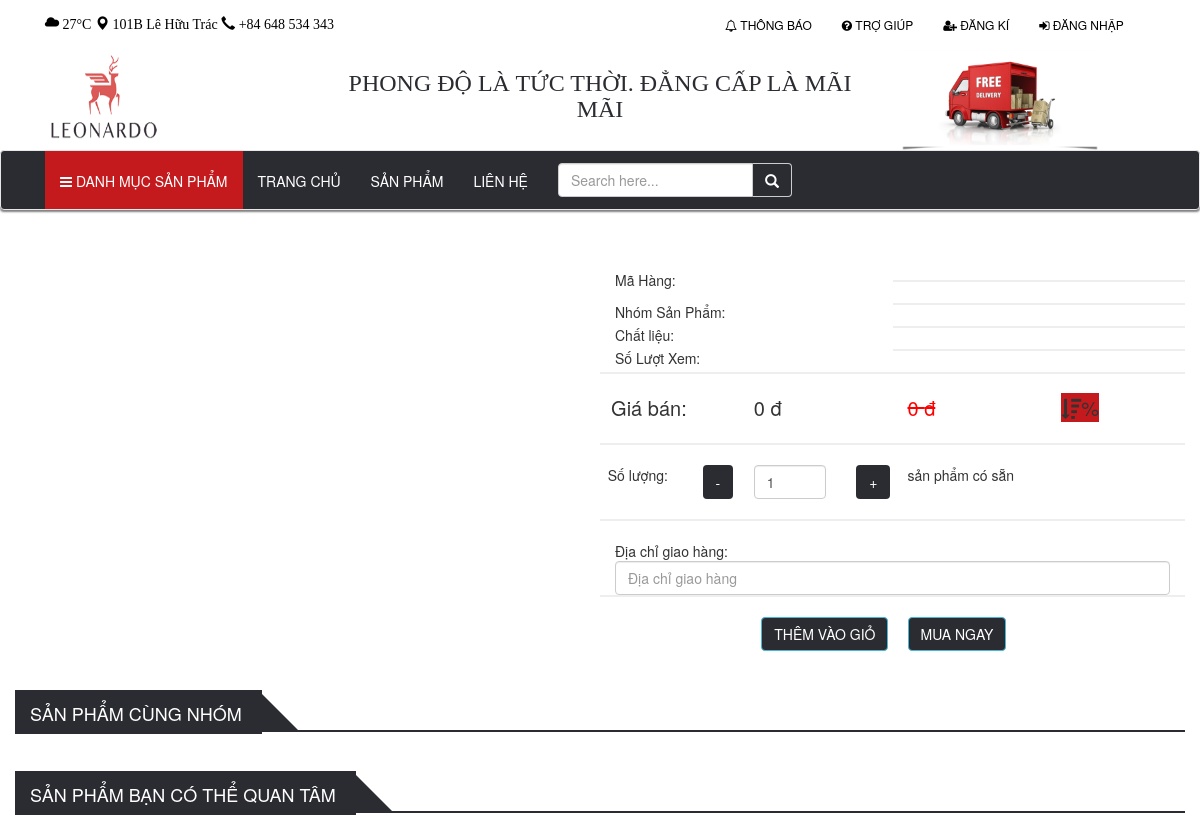
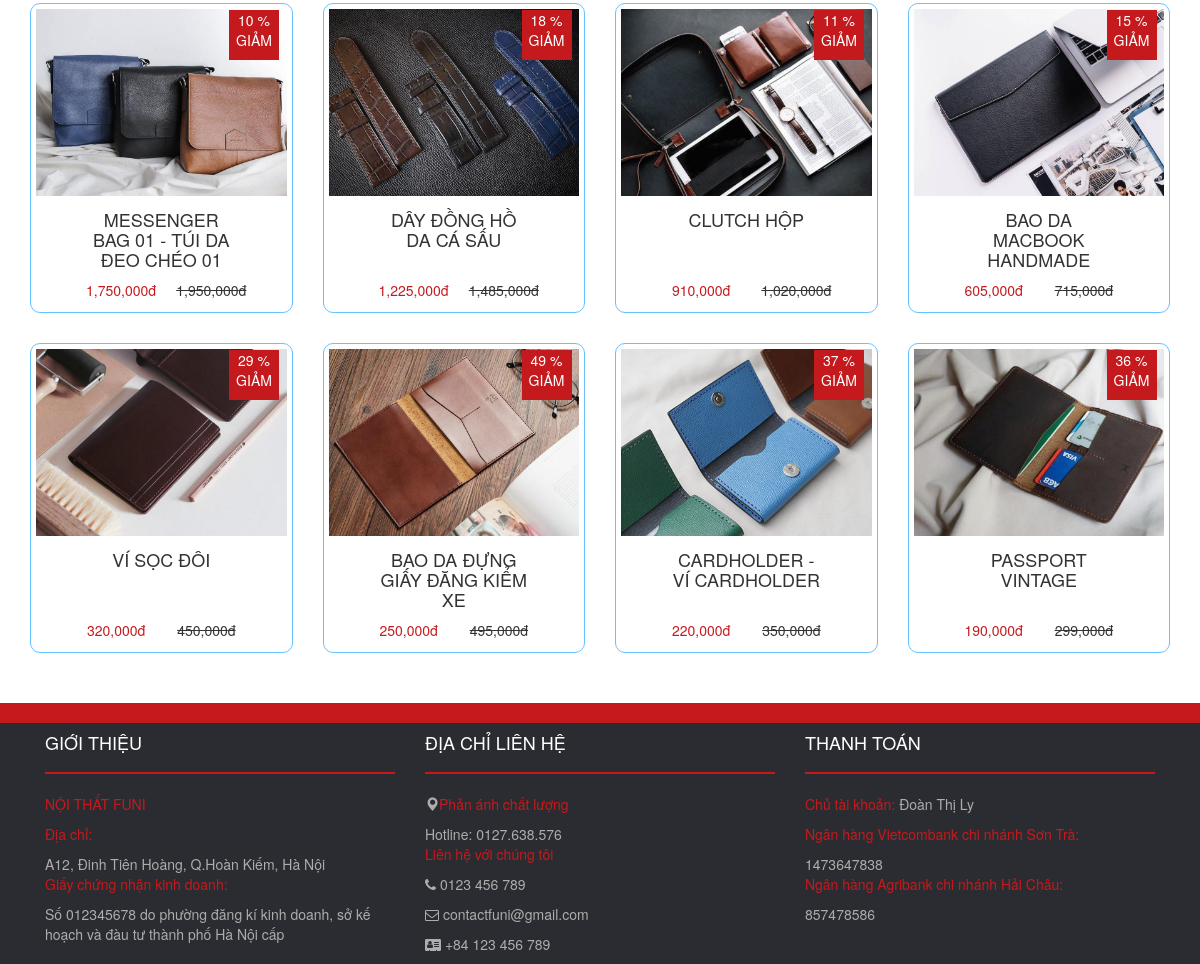
Page /productDetail.php on the committed database (2 pictures, top to bottom).
### tables this page shows
CREATE TABLE promotion(
	prod_id VARCHAR(10),
    new_price INT(11),
    date_start DATE,
    date_end DATE,
    FOREIGN KEY (prod_id) REFERENCES products (prod_id),
    PRIMARY KEY(prod_id,date_start)
);

CREATE TABLE products(
	prod_id VARCHAR(10) PRIMARY KEY,
    prod_name VARCHAR(255),
    material VARCHAR(255),
    image nVARCHAR(500),
    price_in INT(11),
    price_out INT(11),
    date_add DATE,
    quantity INT(11),
    description text,
    cate_id VARCHAR(10),
    views int(11),
    status BOOLEAN,
    delete_at date,
    FOREIGN KEY (cate_id) REFERENCES categories (cate_id)
);

### function.php (the view, shortened to what this page needs)
<?php
	class product
	{
		function showInfoProducthtml($prod_id, $name, $image, $price, $new_price){
			$show = "show";
			if ($new_price == '') {
				$show = "hidden";
				$percent = 0;
				$new_price = $price;
			} else {
				$percent = round(($price - $new_price)/($price/100), 0);
				$show = "show";
			}
			echo "
				<div class='col-lg-3 col-md-3 col-sm-6 col-xs-6'>
					<div class='product-item'>
						<div class='product-image'>
							<img src='$image'>
						</div>
						<div class='promotion text-center $show'>
							$percent %
							GIẢM
						</div>
						<div class='product-control text-center'>
							<button class='btn'>
								<a href='home.php?addProd_id=" . $prod_id . "'><i class = 'fa fa-cart-plus fa-lg' style='color: #FFF;'></i> Giỏ hàng
							</button>
							<button class='btn'>
								<a href='productDetail.php?prod_id=" . $prod_id . "'><i class = 'fa fa-eye' style='color: #FFF;'></i></a>
							</button>
						</div>
						<div class='caption text-center'>
							<div class='col-xs-12 prod_name'>
							<h4 class = 'text-uppercase'>$name</h4>
							</div>
							<div class='col-xs-6'>
							<span class='price float-left'>".number_format($new_price)."đ</span>
							</div>
							<div class='col-xs-6'>
							<s class='$show float-left'>". number_format($price). "đ</s>
							</div>
						</div>
					</div>
				</div>
			";
		}
		function showProduct($connect, $prod_id){
			if ($connect) {
				$sql = "SELECT products.prod_id, prod_name, material, image, price_in, price_out, date_add, quantity, description, cate_name, views, status, products.delete_at, new_price, date_start, date_end FROM products LEFT JOIN categories ON products.cate_id = categories.cate_id LEFT JOIN promotion ON products.prod_id = promotion.prod_id  WHERE products.prod_id = '$prod_id'";
				$result = $connect->query($sql);
				if ($result->num_rows > 0) {
					$row = $result->fetch_assoc();
					return $row;
				}
				return 0;
				}
		}
		function showProductPromotion($connect){
			if ($connect) {
				$sql = "SELECT * FROM promotion, products WHERE products.prod_id = promotion.prod_id AND products.delete_at IS NULL  ORDER BY new_price DESC LIMIT 8";
				$result = $connect->query($sql);
				if ($result->num_rows > 0) {
					while($row = $result->fetch_assoc()) {
						$info = $this->showProduct($connect, $row['prod_id']);
						$image = explode("|", $info['image']);
						$this->showInfoProducthtml($row['prod_id'], $info['prod_name'], $image[0], $info['price_out'], $info['new_price']);
					}
				}
			}
		}
	}
?>

### style.css (style rules this page uses)
.product-item { border: 1px solid #66c2ff; border-radius: 10px; padding: 5px 5px 5px 5px; height: 310px; margin-top: 30px; }
.product-item .promotion { width: 50px; height: 50px; background: #c51a1d; color: #FFFFFF; position: absolute; top: 37px; left: 214px; }
.product-control { height: 34px; margin-top: -45px; }
.product-item .product-image img { width: 100%; height: 100%; }
.caption { padding-top: 10px; padding-bottom: 10px; }
.caption .prod_name { height: 80px; }
.caption .price { color: #c51a1d; }
.caption { padding: 15px 35px; }

### rows in the picture
promotion: shows a picture, percent "10", prod.prod_name "MESSENGER BAG 01 - TÚI DA ĐEO CHÉO 01", new_price "1,750,000", prod.price_out "1,950,000"
promotion: shows a picture, percent "18", prod.prod_name "DÂY ĐỒNG HỒ DA CÁ SẤU", new_price "1,225,000", prod.price_out "1,485,000"
promotion: shows a picture, percent "11", prod.prod_name "CLUTCH HỘP", new_price "910,000", prod.price_out "1,020,000"
promotion: shows a picture, percent "15", prod.prod_name "BAO DA MACBOOK HANDMADE", new_price "605,000", prod.price_out "715,000"
promotion: shows a picture, percent "29", prod.prod_name "VÍ SỌC ĐÔI", new_price "320,000", prod.price_out "450,000"
promotion: shows a picture, percent "49", prod.prod_name "BAO DA ĐỰNG GIẤY ĐĂNG KIỂM XE", new_price "250,000", prod.price_out "495,000"
promotion: shows a picture, percent "37", prod.prod_name "CARDHOLDER - VÍ CARDHOLDER", new_price "220,000", prod.price_out "350,000"
promotion: shows a picture, percent "36", prod.prod_name "PASSPORT VINTAGE", new_price "190,000", prod.price_out "299,000"

### other values in the picture
$info['new_price'] "0"
$info['price_out'] "0"
